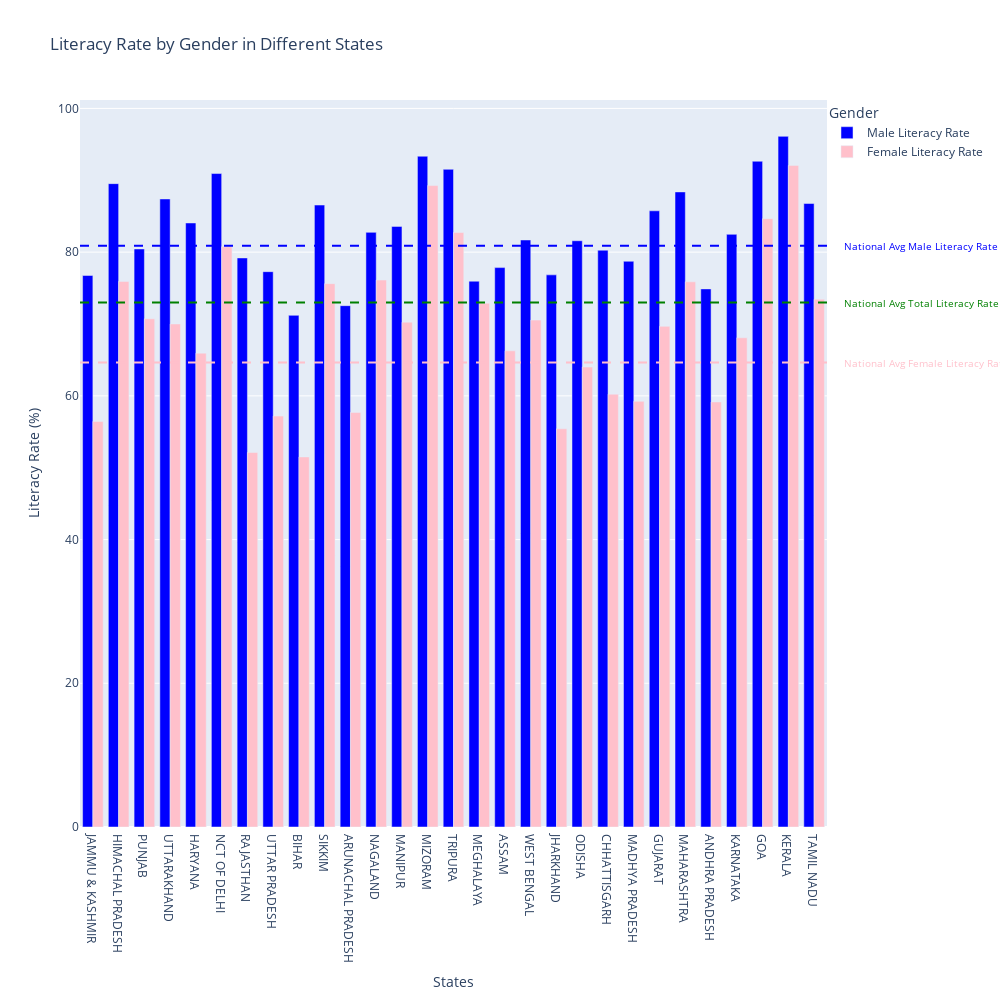

The notebook cell this image was saved under:
### Code cell
# National average literacy rates (replace these values with actual national averages)
national_avg_male = 80.88
national_avg_female = 64.63
national_avg_total = 72.98

# Create a bar plot for male and female literacy rates
fig = go.Figure()

fig.add_trace(go.Bar(
    x=states,
    y=male_lit_rate,
    name="Male Literacy Rate",
    marker_color='blue'
    
))

fig.add_trace(go.Bar(
    x=states,
    y=female_lit_rate,
    name="Female Literacy Rate",
    marker_color='pink'
))

# Add horizontal lines for national averages with labels
fig.add_shape(
    type="line",
    x0=0,
    y0=national_avg_male,
    x1=1,
    y1=national_avg_male,
    line=dict(color="blue", width=2, dash="dash"),
    xref='paper',
    yref='y'
)
fig.add_annotation(
    x=1.02,
    y=national_avg_male,
    xref='paper',
    yref='y',
    text="National Avg Male Literacy Rate",
    showarrow=False,
    font=dict(color="blue", size=10),
    xanchor='left',
    yanchor='middle'
)

fig.add_shape(
    type="line",
    x0=0,
    y0=national_avg_female,
    x1=1,
    y1=national_avg_female,
    line=dict(color="pink", width=2, dash="dash"),
    xref='paper',
    yref='y'
)
fig.add_annotation(
    x=1.02,
    y=national_avg_female,
    xref='paper',
    yref='y',
    text="National Avg Female Literacy Rate",
    showarrow=False,
    font=dict(color="pink", size=10),
    xanchor='left',
    yanchor='middle'
)

fig.add_shape(
    type="line",
    x0=0,
    y0=national_avg_total,
    x1=1,
    y1=national_avg_total,
    line=dict(color="green", width=2, dash="dash"),
    xref='paper',
    yref='y'
)
fig.add_annotation(
    x=1.02,
    y=national_avg_total,
    xref='paper',
    yref='y',
    text="National Avg Total Literacy Rate",
    showarrow=False,
    font=dict(color="green", size=10),
    xanchor='left',
    yanchor='middle'
)
#Update Layout
fig.update_layout(
    title="Literacy Rate by Gender in Different States",
    xaxis_title="States",
    yaxis_title="Literacy Rate (%)",
    barmode='group',
    legend_title="Gender",
    width=1000,
    height=1000,
    # Adjust legend layout
    legend=dict(
        x=1,
        y=1,
        bgcolor='rgba(255, 255, 255, 0)',
        bordercolor='rgba(255, 255, 255, 0)' 
    
   )
    
)
# Show the plot
fig.show()

# Conversion of png image to html to view interactive plot
fig.write_html("literacy_rate_by_gender.html")

### Figure 1 — Plotly figure (JSON) as saved in the notebook; plotly's stock layout.template omitted (floating-point values rounded to 4 significant figures)
{"data": [{"marker": {"color": "blue"}, "name": "Male Literacy Rate", "type": "bar", "x": ["JAMMU & KASHMIR", "HIMACHAL PRADESH", "PUNJAB", "UTTARAKHAND", "HARYANA", "NCT OF DELHI", "RAJASTHAN", "UTTAR PRADESH", "BIHAR", "SIKKIM", "ARUNACHAL PRADESH", "NAGALAND", "MANIPUR", "MIZORAM", "TRIPURA", "MEGHALAYA", "ASSAM", "WEST BENGAL", "JHARKHAND", "ODISHA", "CHHATTISGARH", "MADHYA PRADESH", "GUJARAT", "MAHARASHTRA", "ANDHRA PRADESH", "KARNATAKA", "GOA", "KERALA", "TAMIL NADU"], "y": [76.75, 89.53, 80.44, 87.4, 84.06, 90.94, 79.19, 77.28, 71.2, 86.55, 72.55, 82.75, 83.58, 93.35, 91.53, 75.95, 77.85, 81.69, 76.84, 81.59, 80.27, 78.73, 85.75, 88.38, 74.88, 82.47, 92.65, 96.11, 86.77]}, {"marker": {"color": "pink"}, "name": "Female Literacy Rate", "type": "bar", "x": ["JAMMU & KASHMIR", "HIMACHAL PRADESH", "PUNJAB", "UTTARAKHAND", "HARYANA", "NCT OF DELHI", "RAJASTHAN", "UTTAR PRADESH", "BIHAR", "SIKKIM", "ARUNACHAL PRADESH", "NAGALAND", "MANIPUR", "MIZORAM", "TRIPURA", "MEGHALAYA", "ASSAM", "WEST BENGAL", "JHARKHAND", "ODISHA", "CHHATTISGARH", "MADHYA PRADESH", "GUJARAT", "MAHARASHTRA", "ANDHRA PRADESH", "KARNATAKA", "GOA", "KERALA", "TAMIL NADU"], "y": [56.43, 75.93, 70.73, 70.01, 65.94, 80.76, 52.12, 57.18, 51.5, 75.61, 57.7, 76.11, 70.26, 89.27, 82.73, 72.89, 66.27, 70.54, 55.42, 64.01, 60.24, 59.24, 69.68, 75.87, 59.15, 68.08, 84.66, 92.07, 73.44]}], "layout": {"annotations": [{"font": {"color": "blue", "size": 10}, "showarrow": false, "text": "National Avg Male Literacy Rate", "x": 1.02, "xanchor": "left", "xref": "paper", "y": 80.88, "yanchor": "middle", "yref": "y"}, {"font": {"color": "pink", "size": 10}, "showarrow": false, "text": "National Avg Female Literacy Rate", "x": 1.02, "xanchor": "left", "xref": "paper", "y": 64.63, "yanchor": "middle", "yref": "y"}, {"font": {"color": "green", "size": 10}, "showarrow": false, "text": "National Avg Total Literacy Rate", "x": 1.02, "xanchor": "left", "xref": "paper", "y": 72.98, "yanchor": "middle", "yref": "y"}], "barmode": "group", "height": 1000, "legend": {"bgcolor": "rgba(255, 255, 255, 0)", "bordercolor": "rgba(255, 255, 255, 0)", "title": {"text": "Gender"}, "x": 1, "y": 1}, "shapes": [{"line": {"color": "blue", "dash": "dash", "width": 2}, "type": "line", "x0": 0, "x1": 1, "xref": "paper", "y0": 80.88, "y1": 80.88, "yref": "y"}, {"line": {"color": "pink", "dash": "dash", "width": 2}, "type": "line", "x0": 0, "x1": 1, "xref": "paper", "y0": 64.63, "y1": 64.63, "yref": "y"}, {"line": {"color": "green", "dash": "dash", "width": 2}, "type": "line", "x0": 0, "x1": 1, "xref": "paper", "y0": 72.98, "y1": 72.98, "yref": "y"}], "title": {"text": "Literacy Rate by Gender in Different States"}, "width": 1000, "xaxis": {"title": {"text": "States"}}, "yaxis": {"title": {"text": "Literacy Rate (%)"}}}}
